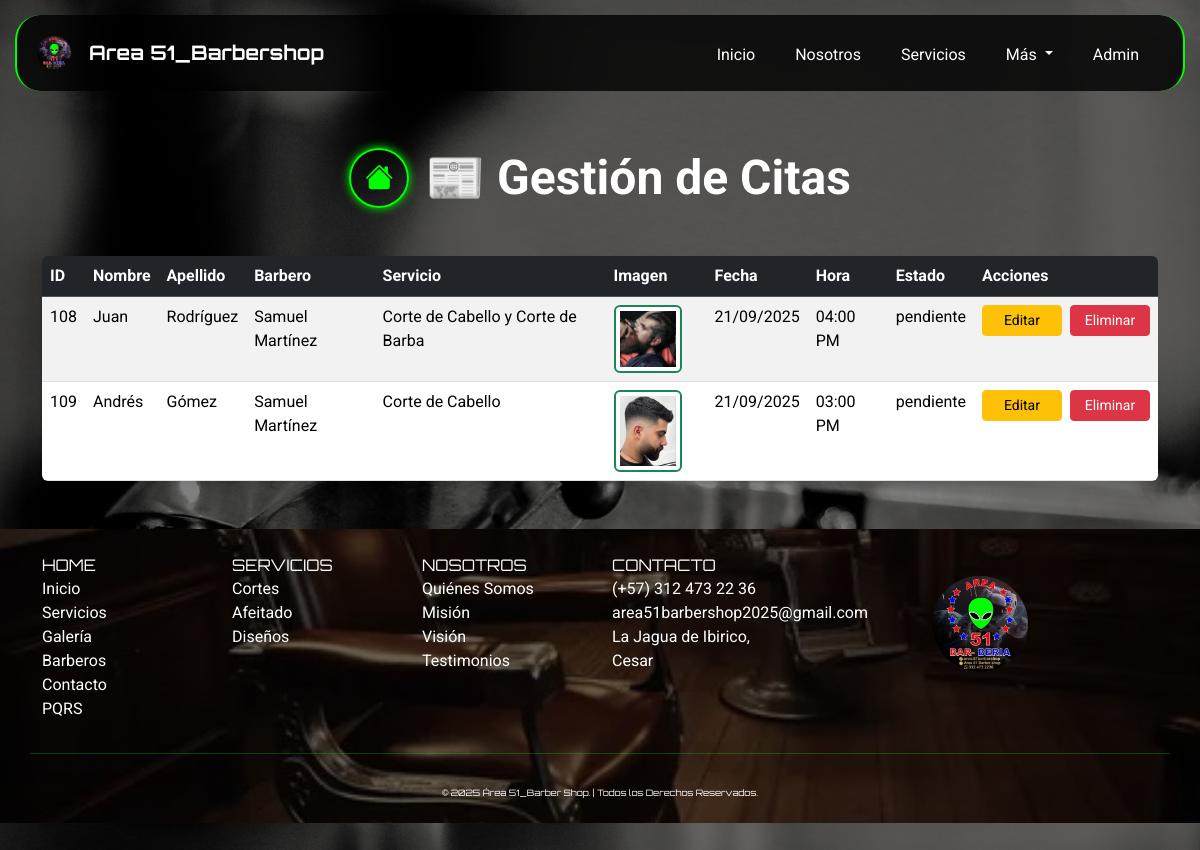
/index.php?page=citas (signed in), run on an earlier commit of the app's database.
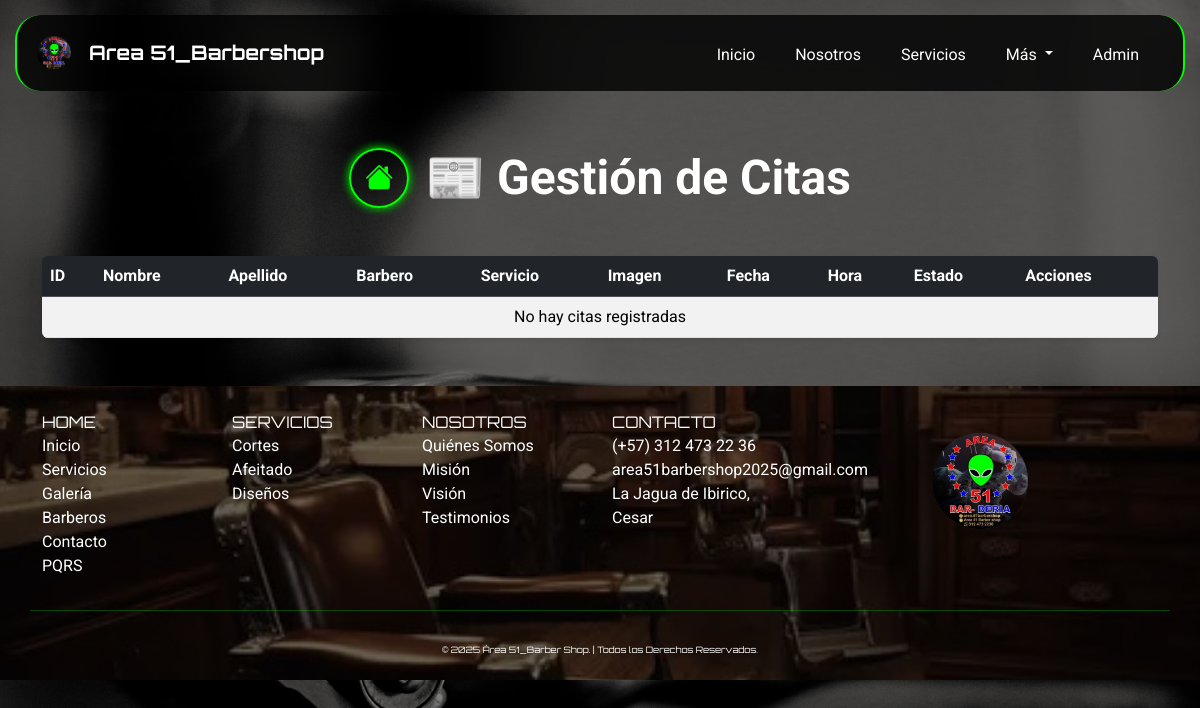
And on a later commit of the database.
### tables this page shows
CREATE TABLE `citas` (
  `id_cita` int(11) NOT NULL AUTO_INCREMENT,
  `id_cliente` int(11) NOT NULL,
  `id_barbero` int(11) NOT NULL,
  `id_servicio` int(11) NOT NULL,
  `img_servicio` varchar(255) DEFAULT NULL,
  `fecha_cita` date NOT NULL,
  `hora_cita` time NOT NULL,
  `estado` enum('pendiente','confirmada','cancelada','realizada') DEFAULT 'pendiente',
  `fecha_creacion` timestamp NOT NULL DEFAULT current_timestamp(),
  PRIMARY KEY (`id_cita`),
  KEY `fk_citas_clientes` (`id_cliente`),
  KEY `fk_citas_barberos` (`id_barbero`),
  KEY `fk_citas_servicios` (`id_servicio`),
  CONSTRAINT `fk_citas_clientes` FOREIGN KEY (`id_cliente`) REFERENCES `clientes` (`id_cliente`) ON DELETE CASCADE ON UPDATE CASCADE,
  CONSTRAINT `fk_citas_barberos` FOREIGN KEY (`id_barbero`) REFERENCES `barberos` (`id_barbero`) ON DELETE CASCADE ON UPDATE CASCADE,
  CONSTRAINT `fk_citas_servicios` FOREIGN KEY (`id_servicio`) REFERENCES `servicios` (`id_servicio`) ON DELETE CASCADE ON UPDATE CASCADE
);

CREATE TABLE `clientes` (
  `id_cliente` int(11) NOT NULL AUTO_INCREMENT,
  `nombre` varchar(100) NOT NULL,
  `apellido` varchar(100) NOT NULL,
  `telefono` varchar(20) DEFAULT NULL,
  `correo` varchar(150) DEFAULT NULL,
  `fecha_registro` timestamp NOT NULL DEFAULT current_timestamp(),
  PRIMARY KEY (`id_cliente`)
);

CREATE TABLE `barberos` (
  `id_barbero` int(11) NOT NULL AUTO_INCREMENT,
  `img_barberos` varchar(255) DEFAULT NULL,
  `nombre` varchar(100) NOT NULL,
  `especialidad` varchar(500) NOT NULL,
  `telefono` varchar(20) DEFAULT NULL,
  `email` varchar(100) DEFAULT NULL,
  `fecha_contratacion` date DEFAULT NULL,
  PRIMARY KEY (`id_barbero`)
);

CREATE TABLE `servicios` (
  `id_servicio` int(11) NOT NULL AUTO_INCREMENT,
  `img_servicio` varchar(255) DEFAULT NULL,
  `nombre` varchar(100) NOT NULL,
  `descripcion` text DEFAULT NULL,
  `precio` decimal(10,2) DEFAULT NULL,
  `observacion` varchar(255) DEFAULT NULL,
  PRIMARY KEY (`id_servicio`)
);

### app/controllers/CitasController.php (called while the page is built, shortened)
<?php
require_once __DIR__ . '/../models/Cita.php';
class CitasController {
    private $citas;
    public function __construct($db) {
        $this->citas = new Citas($db);
    }
    public function listarCitas() {
        return $this->citas->listar();
    }
}

### app/models/Cita.php (called while the page is built, shortened)
<?php
class Citas {
    private $db;
    public function __construct($db) {
        $this->db = $db;
    }
    public function listar() {
        $stmt = $this->db->prepare("
            SELECT
                c.id_cita,
                cli.nombre AS nombre_cliente,
                cli.apellido AS apellido_cliente,
                b.nombre AS barbero,
                s.nombre AS servicio,
                s.img_servicio AS servicio_imagen,
                c.fecha_cita,
                c.hora_cita,
                c.estado
            FROM citas c
            LEFT JOIN clientes cli ON c.id_cliente = cli.id_cliente
            LEFT JOIN barberos b ON c.id_barbero = b.id_barbero
            LEFT JOIN servicios s ON c.id_servicio = s.id_servicio
            ORDER BY c.fecha_cita DESC, c.hora_cita DESC
        ");
        $stmt->execute();
        return $stmt->fetchAll(PDO::FETCH_ASSOC);
    }
}

### app/views/citas/citas.php (the view, shortened to what this page needs)
<?php
require_once __DIR__ . '/../../controllers/CitasController.php';
$citasController = new CitasController($db);
$citas = $citasController->listarCitas();
?>
<body>
    <div class="container py-5" style="margin-top:100px;">
        <div class="d-flex flex-column flex-md-row align-items-center justify-content-center gap-3 mb-5 text-center text-md-start">
            <a href="index.php?page=panel" class="btn btn-neon d-flex justify-content-center align-items-center rounded-circle mb-3 mb-md-0" style="width: 60px; height: 60px;">
                <i class="bi bi-house-fill fs-3"></i>
            </a>
            <h1 class="fw-bold display-5 text-white mb-0">📰 Gestión de Citas</h1>
        </div>
        <div class="table-wrapper rounded shadow-sm" style="max-height:500px; overflow-y:auto;">
            <table class="table table-striped table-hover mb-0">
                <thead class="table-dark">
                    <tr style="position: sticky; top: 0; z-index: 1;">
                        <th>ID</th>
                        <th>Nombre</th>
                        <th>Apellido</th>
                        <th>Barbero</th>
                        <th>Servicio</th>
                        <th>Imagen</th>
                        <th>Fecha</th>
                        <th>Hora</th>
                        <th>Estado</th>
                        <th>Acciones</th>
                    </tr>
                </thead>
                <tbody>
                    <?php if(is_array($citas) && count($citas) > 0): ?>
                        <?php foreach($citas as $c): ?>
                            <tr>
                                <td><?= $c['id_cita'] ?></td>
                                <td><?= htmlspecialchars($c['nombre_cliente']) ?></td>
                                <td><?= htmlspecialchars($c['apellido_cliente']) ?></td>
                                <td><?= htmlspecialchars($c['barbero']) ?></td>
                                <td><?= htmlspecialchars($c['servicio']) ?></td>
                                <td>
                                    <?php if(!empty($c['servicio_imagen'])): ?>
                                        <img src="app/uploads/servicios/<?= htmlspecialchars($c['servicio_imagen']) ?>"
                                            alt="<?= htmlspecialchars($c['servicio']) ?>"
                                            class="img-thumbnail border-success"
                                            style="max-width: 90px; max-height: 90px; border: 2px solid #28a745;">
                                    <?php else: ?>
                                        <span class="text-muted">Sin imagen</span>
                                    <?php endif; ?>
                                </td>
                                <td><?= htmlspecialchars(date('d/m/Y', strtotime($c['fecha_cita']))) ?></td>
                                <td><?= htmlspecialchars(date('h:i A', strtotime($c['hora_cita']))) ?></td>
                                <td><?= htmlspecialchars($c['estado']) ?></td>
                                <td>
                                    <div class="d-flex gap-2">
                                        <a href="index.php?page=editar_cita&id=<?= $c['id_cita'] ?>" class="btn btn-warning btn-sm" style="width:80px;">Editar</a>
                                        <a href="index.php?page=eliminar_cita&id=<?= $c['id_cita'] ?>" class="btn btn-danger btn-sm" onclick="return confirm('¿Cancelar esta cita?')" style="width:80px;">Eliminar</a>
                                    </div>
                                </td>
                            </tr>
                        <?php endforeach; ?>
                    <?php else: ?>
                        <tr>
                            <td colspan="10" class="text-center">No hay citas registradas</td>
                        </tr>
                    <?php endif; ?>
                </tbody>
            </table>
        </div>
    </div>
<main>

### app/views/plantillas/header.php (shortened to what this page needs)
<!DOCTYPE html>
<html lang="es">
<head>
    <link href="https://cdn.jsdelivr.net/npm/bootstrap@5.3.3/dist/css/bootstrap.min.css" rel="stylesheet">
    <link rel="stylesheet" href="https://cdnjs.cloudflare.com/ajax/libs/font-awesome/6.0.0-beta3/css/all.min.css">
    <link rel="stylesheet" href="https://cdn.jsdelivr.net/npm/bootstrap-icons@1.11.1/font/bootstrap-icons.css">
    <link rel="stylesheet" href="public/css/style.css">
</head>
<body>
    <nav class="navbar navbar-expand-lg bg-body-tertiary fixed-top" style="margin: 15px;border-radius: 25px;
        border-inline: 2px solid #00ff00;">
        <div class="container-fluid">
            <a class="navbar-brand">
                <img src="public/img/logo.png" alt="Logo Área51_Barbería" class="img-fluid text-white" style="height: 50px;width: 50px;">
                <strong class="text-white">Area 51_Barbershop</strong>
            </a>
            <div class="collapse navbar-collapse" id="navbarNavDropdown">
                <ul class="navbar-nav ms-auto">
                    <li class="nav-item me-4">
                        <a class="nav-link text-white" href="/area51_barbershop_2025/index.php?page=home#inicio">Inicio</a>
                    </li>
                    <li class="nav-item me-4">
                        <a class="nav-link text-white" href="/area51_barbershop_2025/index.php?page=home#nosotros">Nosotros</a>
                    </li>
                    <li class="nav-item me-4">
                        <a class="nav-link text-white" href="/area51_barbershop_2025/index.php?page=home#servicios">Servicios</a>
                    </li>
                    <li class="nav-item dropdown me-4">
                        <a class="nav-link dropdown-toggle text-white" role="button" data-bs-toggle="dropdown"
                            aria-expanded="false">
                            Más
                        </a>
                    </li>
                    <li class="nav-item me-4">
                        <a class="nav-link text-white" href="/area51_barbershop_2025/index.php?page=login">Admin</a>
                    </li>
                </ul>
            </div>
        </div>
    </nav>
<main>

### index.php (shortened to what this page needs)
<?php
require_once __DIR__ . '/config/database.php';
require_once __DIR__ . '/app/models/Cita.php';
require_once __DIR__ . '/app/models/Dashboard.php';
require_once __DIR__ . '/app/controllers/CitasController.php';
require_once __DIR__ . '/app/controllers/BarberoController.php';
$page = $_GET['page'] ?? 'home';
include __DIR__ . '/app/views/plantillas/header.php';
switch ($page) {
    case 'citas':
        require_once __DIR__ . '/app/views/citas/citas.php';
        break;
}
include __DIR__ . '/app/views/plantillas/footer.php';

### app/views/plantillas/footer.php (shortened to what this page needs)
    <footer class="py-4 footer" style=" color: white;">
        <div class="container">
            <div class="row text-center text-md-start">
                <div class="col-md-2 mb-3">
                    <p class="navbar-brand mb-0">HOME</p>
                    <ul class="list-unstyled">
                        <li><a href="index.php?page=home#inicio" style="color: white; text-decoration: none;">Inicio</a></li>
                        <li><a href="index.php?page=home#servicios" style="color: white; text-decoration: none;">Servicios</a></li>
                        <li><a href="index.php?page=home#galeria" style="color: white; text-decoration: none;">Galería</a></li>
                        <li><a href="index.php?page=home#barberos" style="color: white; text-decoration: none;">Barberos</a></li>
                        <li><a href="index.php?page=home#contacto" style="color: white; text-decoration: none;">Contacto</a></li>
                        <li><a href="index.php?page=crear_pqrs" style="color: white; text-decoration: none;">PQRS</a></li>
                    </ul>
                </div>
                <div class="col-md-2 mb-3">
                    <p class="navbar-brand mb-0">SERVICIOS</p>
                    <ul class="list-unstyled">
                        <li><a href="index.php?page=home#servicios" style="color: white; text-decoration: none;">Cortes</a></li>
                        <li><a href="index.php?page=home#servicios" style="color: white; text-decoration: none;">Afeitado</a></li>
                        <li><a href="index.php?page=home#servicios" style="color: white; text-decoration: none;">Diseños</a></li>
                    </ul>
                </div>
                <div class="col-md-2 mb-3">
                    <p class="navbar-brand mb-0">NOSOTROS</p>
                    <ul class="list-unstyled">
                        <li><a href="index.php?page=home#nosotros" style="color: white; text-decoration: none;">Quiénes Somos</a></li>
                        <li><a href="index.php?page=home#nosotros" style="color: white; text-decoration: none;">Misión</a></li>
                        <li><a href="index.php?page=home#nosotros" style="color: white; text-decoration: none;">Visión</a></li>
                        <li><a href="index.php?page=home#testimonios" style="color: white; text-decoration: none;">Testimonios</a></li>
                    </ul>
                </div>
                <div class="col-md-2 mb-3">
                    <p class="navbar-brand mb-0">CONTACTO</p>
                    <ul class="list-unstyled">
                        <li><a href="tel:+57 312 292 30 91" style="color: white; text-decoration: none;">(+57) 312 473
                                22 36</a></li>
                        <li><a href="https://mail.google.com/mail/?view=cm&fs=1&to=area51barbershop2025@gmail.com"
                                target="_blank"
                                style="color: white; text-decoration: none;">area51barbershop2025@gmail.com</a></li>
                        <li><a style="color: white; text-decoration: none;">La Jagua de Ibirico, Cesar</a></li>
                    </ul>
                </div>
                <div class="col-md-4 mb-3 text-center">
                    <img src="public/img/logo.png" alt="Área 51_Barber Shop"
                        style="width: 40%; height: inherit; margin-bottom: 15px;">
                </div>
                <hr style="border-top: 1px solid #00ff00;">
                <div class="text-center mt-3">
                    <p class="navbar-brand mb-0" style="justify-content: center;font-size: 0.55rem;">
                        &copy; 2025 Área 51_Barber Shop. | Todos los Derechos Reservados.</p>
                </div>
            </div>
    </footer>
</body>
</html>

### public/css/style.css (style rules this page uses)
body { background-image: url(../img/fondo_body.jpg); min-height: 100vh; background-size: cover; background-position: center; background-repeat: no-repeat; background-attachment: fixed; position: relative; font-family: 'Roboto', sans-serif; background-color: #000; color: #fff; margin: 0; padding: 0; width: 100%; align-items: center; justify-content: center; }
body::before { content: ''; position: fixed; top: 0; left: 0; width: 100%; height: 100%; background-color: rgba(0, 0, 0, 0.5); z-index: -1; }
html { scroll-behavior: smooth; width: 100%; }
.navbar { background-color: rgba(0, 0, 0, 0.8) !important; backdrop-filter: blur(10px); }
.navbar-brand { font-family: 'Orbitron', sans-serif; display: flex; align-items: center; }
.navbar-brand img { width: 40px; height: 40px; margin-right: 10px; }
.navbar-nav .nav-link { position: relative; padding-bottom: 5px }
.btn-neon { color: #00ff00; border: 2px solid #00ff00; background-color: transparent; box-shadow: 0 0 10px #00ff00; transition: all 0.3s ease; }
.footer { background-image: url(../img/misión.jpg); background-size: cover; background-position: center; background-repeat: no-repeat; background-attachment: fixed; position: relative; font-family: 'Roboto', sans-serif; color: #fff; margin: 0; padding: 0; width: 100%; display: flex; align-items: center; justify-content: center; min-height: 200px; z-index: 1; }
.footer::before { content: ""; position: absolute; top: 0; left: 0; width: 100%; height: 100%; background: rgba(0, 0, 0, 0.6); z-index: 0; }
.footer * { position: relative; z-index: 1; }
img { height: 80%; width: 80%; transition: transform 0.3s ease; }

What changed in the data, as far as the page shows it:
removed citas: id_cita "108", id_cliente.nombre "Juan", id_cliente.apellido "Rodríguez", id_barbero.nombre "Samuel Martínez", id_servicio.nombre "Corte de Cabello y Corte de Barba", id_servicio.img_servicio (picture), fecha_cita "21/09/2025", hora_cita "04:00 PM", estado "pendiente"
removed citas: id_cita "109", id_cliente.nombre "Andrés", id_cliente.apellido "Gómez", id_barbero.nombre "Samuel Martínez", id_servicio.nombre "Corte de Cabello", id_servicio.img_servicio (picture), fecha_cita "21/09/2025", hora_cita "03:00 PM", estado "pendiente"
Also different on the page:
text now shown: "No hay citas registradas"
